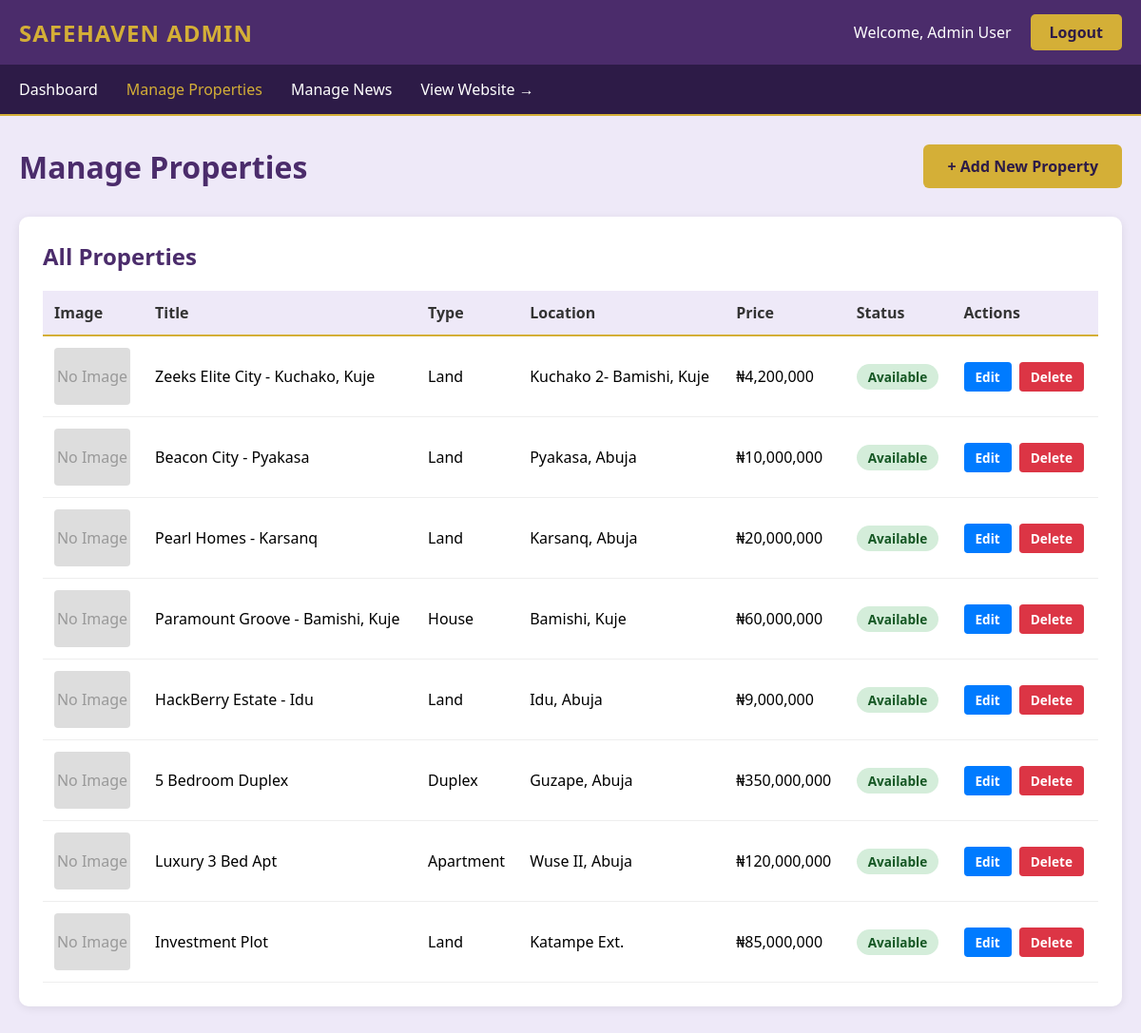
The app's page /admin-properties.php (signed in) with its own data.
### tables this page shows
CREATE TABLE `properties` (
  `id` int(11) NOT NULL,
  `title` varchar(200) NOT NULL,
  `description` text DEFAULT NULL,
  `price` decimal(15,2) NOT NULL,
  `property_type` varchar(50) NOT NULL,
  `location` varchar(100) NOT NULL,
  `bedrooms` int(11) DEFAULT 0,
  `bathrooms` int(11) DEFAULT 0,
  `area_sqm` decimal(10,2) DEFAULT 0.00,
  `features` text DEFAULT NULL,
  `status` varchar(20) DEFAULT 'available',
  `featured` tinyint(1) DEFAULT 0,
  `verification_status` varchar(20) DEFAULT 'verified',
  `main_image` varchar(255) DEFAULT NULL,
  `created_at` timestamp NOT NULL DEFAULT current_timestamp(),
  `updated_at` timestamp NOT NULL DEFAULT current_timestamp() ON UPDATE current_timestamp(),
  `created_by` int(11) DEFAULT NULL
);

### admin-properties.php (the view, shortened to what this page needs)
<?php
$db = new \Database();
$conn = $db->getConnection();
$query = "SELECT * FROM properties ORDER BY created_at DESC";
$stmt = $conn->prepare($query);
$stmt->execute();
$properties = $stmt->fetchAll(PDO::FETCH_ASSOC);
$show_form = isset($_GET['action']) && $_GET['action'] == 'add' || isset($_GET['edit']);
?>
<!DOCTYPE html>
<html lang="en">
<head>
</head>
<body>
    <header class="admin-header">
        <div class="container">
            <div class="admin-logo">SAFEHAVEN ADMIN</div>
            <div class="admin-user">
                <span>Welcome, <?php echo htmlspecialchars($_SESSION['admin_name']); ?></span>
                <a href="admin-logout.php" class="btn-logout">Logout</a>
            </div>
        </div>
    </header>
    <nav class="admin-nav">
        <div class="container">
            <ul>
                <li><a href="admin-dashboard.php">Dashboard</a></li>
                <li><a href="admin-properties.php" class="active">Manage Properties</a></li>
                <li><a href="admin-news.php">Manage News</a></li>
                <li><a href="index.php" target="_blank">View Website →</a></li>
            </ul>
        </div>
    </nav>
    <div class="container">
        <div class="page-header">
            <h1>Manage Properties</h1>
            <?php if (!$show_form): ?>
                <a href="?action=add" class="btn-primary">+ Add New Property</a>
            <?php endif; ?>
        </div>
        <div class="properties-table">
            <h2 style="color: var(--primary-color); margin-bottom: 20px;">All Properties</h2>
            <?php if (count($properties) > 0): ?>
                <table>
                    <thead>
                        <tr>
                            <th>Image</th>
                            <th>Title</th>
                            <th>Type</th>
                            <th>Location</th>
                            <th>Price</th>
                            <th>Status</th>
                            <th>Actions</th>
                        </tr>
                    </thead>
                    <tbody>
                        <?php foreach ($properties as $property): ?>
                            <tr>
                                <td>
                                    <?php if ($property['main_image'] && file_exists('uploads/properties/' . $property['main_image'])): ?>
                                        <img src="uploads/properties/<?php echo htmlspecialchars($property['main_image']); ?>"
                                            alt="Property" class="property-img">
                                    <?php else: ?>
                                        <div class="property-img" style="background:#ddd; display:flex; align-items:center; justify-content:center; color:#999;">No Image</div>
                                    <?php endif; ?>
                                </td>
                                <td><?php echo htmlspecialchars($property['title']); ?></td>
                                <td><?php echo htmlspecialchars($property['property_type']); ?></td>
                                <td><?php echo htmlspecialchars($property['location']); ?></td>
                                <td>₦<?php echo number_format($property['price']); ?></td>
                                <td>
                                    <span class="status-badge status-<?php echo $property['status']; ?>">
                                        <?php echo ucfirst($property['status']); ?>
                                    </span>
                                </td>
                                <td>
                                    <div class="action-buttons">
                                        <a href="?edit=<?php echo $property['id']; ?>" class="btn-edit">Edit</a>
                                        <a href="?delete=<?php echo $property['id']; ?>"
                                            class="btn-delete"
                                            onclick="return confirm('Are you sure you want to delete this property?')">Delete</a>
                                    </div>
                                </td>
                            </tr>
                        <?php endforeach; ?>
                    </tbody>
                </table>
            <?php else: ?>
                <p style="color: #999; text-align: center; padding: 40px 0;">No properties found. Add your first property!</p>
            <?php endif; ?>
        </div>
    </div>
</body>
</html>

### admin-properties.php (style rules this page uses)
* { margin: 0; padding: 0; box-sizing: border-box; }
:root { --primary-color: #4B2C6B; --primary-dark: #2D1B47; --accent-color: #D4AF37; --text-dark: #333333; --white: #ffffff; --light-gray: #EEE9F8; }
body { font-family: 'Segoe UI', Tahoma, Geneva, Verdana, sans-serif; background: var(--light-gray); }
.admin-header { background: var(--primary-color); color: var(--white); padding: 15px 0; box-shadow: 0 2px 5px rgba(0, 0, 0, 0.1); }
.admin-header .container { max-width: 1400px; margin: 0 auto; padding: 0 20px; display: flex; justify-content: space-between; align-items: center; }
.admin-logo { font-size: 1.5rem; font-weight: 700; color: var(--accent-color); letter-spacing: 1px; }
.admin-user { display: flex; align-items: center; gap: 20px; }
.btn-logout { background: var(--accent-color); color: var(--primary-dark); padding: 8px 20px; border-radius: 5px; text-decoration: none; font-weight: 600; transition: all 0.3s; }
.admin-nav { background: var(--primary-dark); padding: 15px 0; border-bottom: 2px solid var(--accent-color); }
.admin-nav .container { max-width: 1400px; margin: 0 auto; padding: 0 20px; }
.admin-nav ul { list-style: none; display: flex; gap: 30px; flex-wrap: wrap; }
.admin-nav a { color: var(--white); text-decoration: none; font-weight: 500; transition: color 0.3s; }
.admin-nav a:hover, .admin-nav a.active { color: var(--accent-color); }
.container { max-width: 1400px; margin: 0 auto; padding: 30px 20px; }
.page-header { display: flex; justify-content: space-between; align-items: center; margin-bottom: 30px; }
.page-header h1 { color: var(--primary-color); font-size: 2rem; }
.btn-primary { background: var(--accent-color); color: var(--primary-dark); padding: 12px 25px; border-radius: 6px; text-decoration: none; font-weight: 600; transition: all 0.3s; display: inline-block; }
.properties-table { background: var(--white); padding: 25px; border-radius: 10px; box-shadow: 0 2px 10px rgba(0, 0, 0, 0.08); overflow-x: auto; }
table { width: 100%; border-collapse: collapse; }
th { background: var(--light-gray); padding: 12px; text-align: left; font-weight: 600; color: var(--text-dark); border-bottom: 2px solid var(--accent-color); }
td { padding: 12px; border-bottom: 1px solid #eee; }
.property-img { width: 80px; height: 60px; object-fit: cover; border-radius: 4px; }
.action-buttons { display: flex; gap: 8px; }
.btn-edit, .btn-delete { padding: 6px 12px; border-radius: 4px; text-decoration: none; font-size: 0.85rem; font-weight: 600; transition: all 0.3s; }
.btn-edit { background: #007bff; color: var(--white); }
.btn-delete { background: #dc3545; color: var(--white); }
.status-badge { padding: 4px 12px; border-radius: 20px; font-size: 0.85rem; font-weight: 600; }
.status-available { background: #d4edda; color: #155724; }

### records on screen
properties: shows "No Image", title "Zeeks Elite City - Kuchako, Kuje", property_type "Land", location "Kuchako 2- Bamishi, Kuje", price "4,200,000", status "Available"
properties: shows "No Image", title "Beacon City - Pyakasa", property_type "Land", location "Pyakasa, Abuja", price "10,000,000", status "Available"
properties: shows "No Image", title "Pearl Homes - Karsanq", property_type "Land", location "Karsanq, Abuja", price "20,000,000", status "Available"
properties: shows "No Image", title "Paramount Groove - Bamishi, Kuje", property_type "House", location "Bamishi, Kuje", price "60,000,000", status "Available"
properties: shows "No Image", title "HackBerry Estate - Idu", property_type "Land", location "Idu, Abuja", price "9,000,000", status "Available"
properties: shows "No Image", title "5 Bedroom Duplex", property_type "Duplex", location "Guzape, Abuja", price "350,000,000", status "Available"
properties: shows "No Image", title "Luxury 3 Bed Apt", property_type "Apartment", location "Wuse II, Abuja", price "120,000,000", status "Available"
properties: shows "No Image", title "Investment Plot", property_type "Land", location "Katampe Ext.", price "85,000,000", status "Available"

### other values on screen
$_SESSION['admin_name'] "Admin User"
